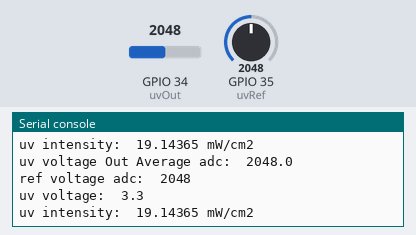
A program run on a simulated ESP32 board running MicroPython. Shown: the last lines printed to the serial console. Inputs (shaded band) come from the test bench; at power-on: GPIO 34 (uvOut) = 2048, GPIO 35 (uvRef) = 2048 (analog values on the 0–4095 scale).

Above: at 1.2 s.
1.3 s: GPIO 34 (uvOut) set to 2866
At 2.6 s:
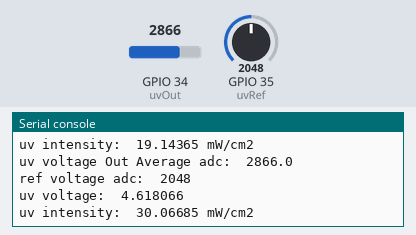
2.8 s: GPIO 35 (uvRef) set to 2866
At 3.8 s:
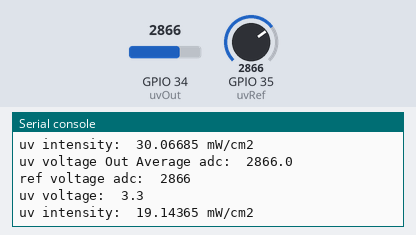
4.3 s: GPIO 34 (uvOut) set to 3603
At 5.6 s:
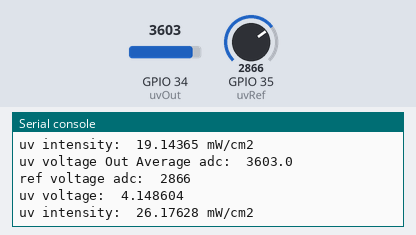
5.8 s: GPIO 35 (uvRef) set to 3603
At 6.4 s:
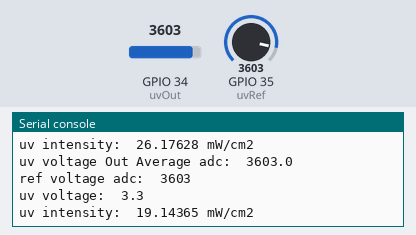
Timing chart, 0 to 8.3 s (numbered marks = the images above; inputs shaded):
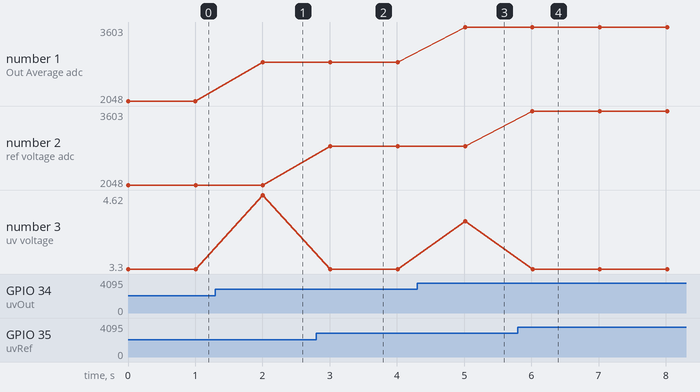

Measured:
- after the input at 1.3 s, the serial console: prints a new line after 0.71 s (image 1)
- after the input at 2.8 s, the serial console: prints a new line after 0.21 s (image 2)
- after the input at 4.3 s, the serial console: prints a new line after 0.71 s (image 3)
- after the input at 5.8 s, the serial console: prints a new line after 0.22 s (image 4)
- plotted number 1: 2048 → 2866 after the input at 1.3 s, 2866 → 3603 after the input at 4.3 s
- plotted number 3: 3.3 → 4.62 after the input at 1.3 s, 3.3 → 4.15 after the input at 4.3 s

The program:

testAdc.py
```python
from machine import Pin, ADC
from time import sleep

# assign ADC at GPIO34
uvOut = ADC(Pin(34))
uvRef = ADC(Pin(35))
### SET ATTENUATION
uvOut.atten(ADC.ATTN_11DB)   #Full range: 3.3v
uvRef.atten(ADC.ATTN_11DB)
### SET RESOLUTION
uvOut.width(ADC.WIDTH_12BIT) #Can be 9-10-11-12
uvRef.width(ADC.WIDTH_12BIT)

def convert_mWm2(x):
  in_min = 0.99
  in_max = 2.8
  out_min = 0.0
  out_max = 15.0
  if x <  in_min:
    return out_min
  return (x - in_min) * (out_max - out_min) / (in_max - in_min) + out_min

def average(pin,quantity):
  pinAverage = 0
  for i in range(quantity):
      pinAverage += pin.read()
  return pinAverage/quantity

while True:
  uvAverage = average(uvOut,20)
  uvVoltage = 3.3/(uvRef.read())*(uvAverage)
  #RETURN THE RAW ADC VALUE ACCORDING TO THE RESOLUTION
  uv_intensity = convert_mWm2(uvVoltage)
  print('uv voltage Out Average adc: ',uvAverage)
  print('ref voltage adc: ',uvRef.read())
  print('uv voltage: ',uvVoltage)
  print('uv intensity: ',uv_intensity,'mW/cm2')
  sleep(1)
```
